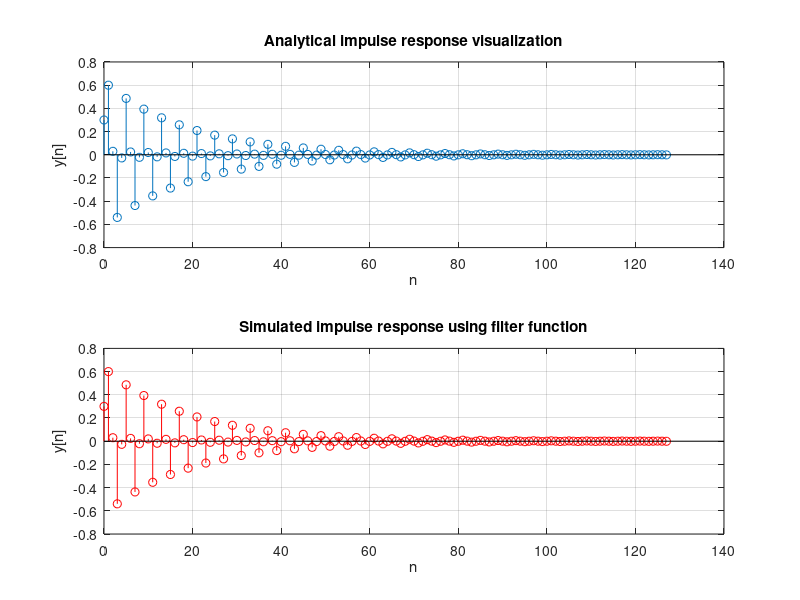
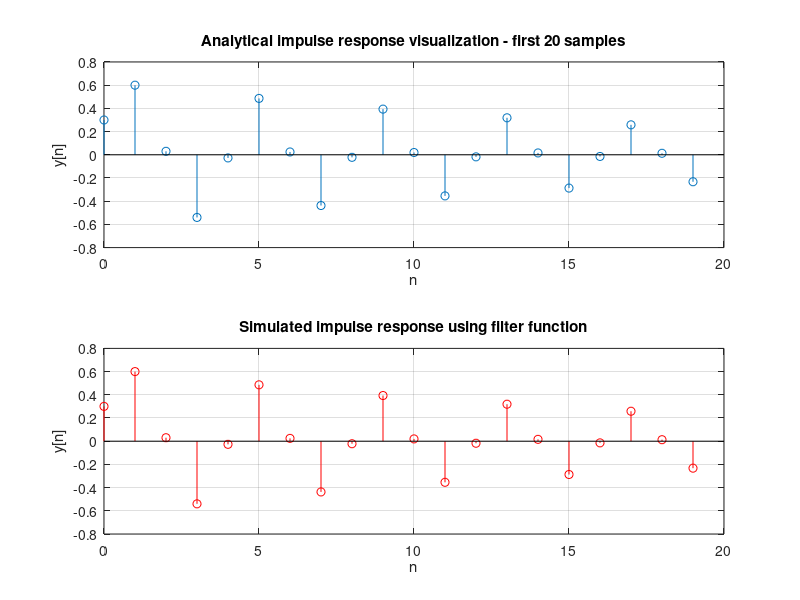
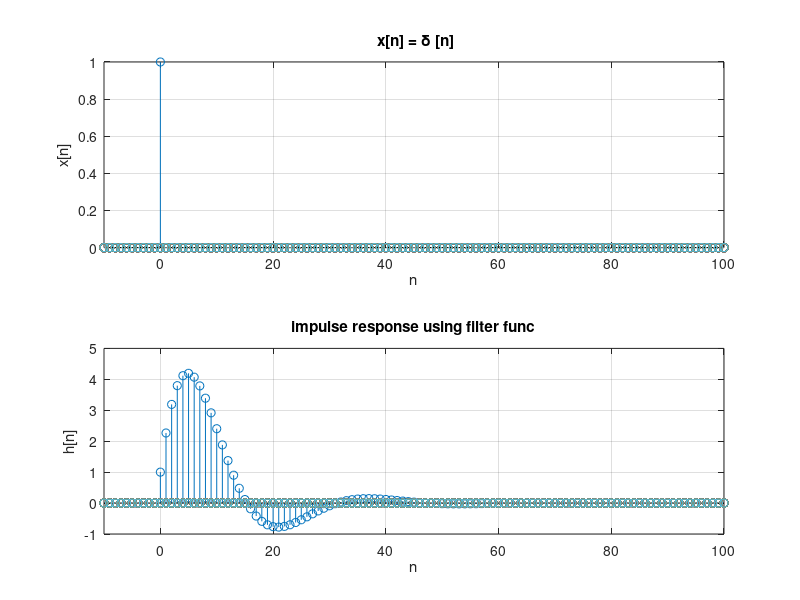
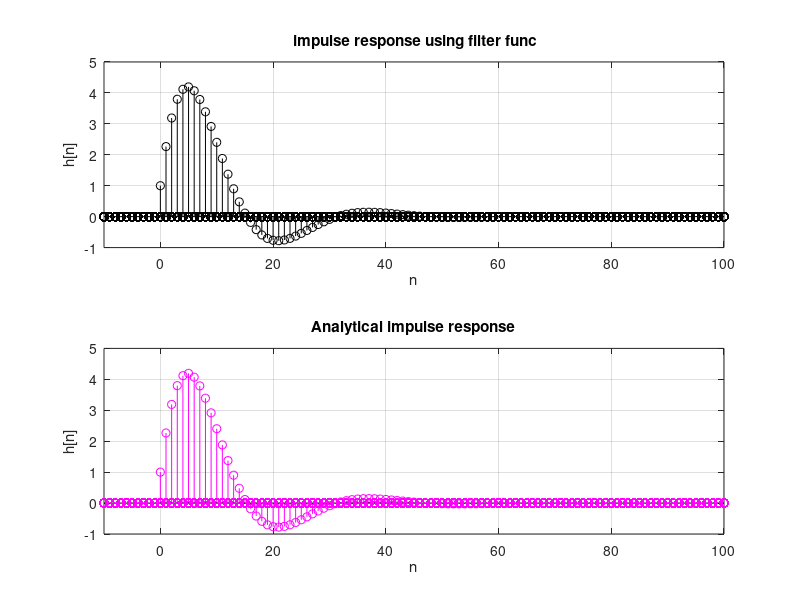

Recreate these plots in MATLAB, in order.
%% DSP - HW3 - Programming part -1st MATLAB assignment
%% Instructor : Dr. Babaie-zadeh 
%% Student : Mehrsa Pourya 
%% project 1
%% Ex. 1.1
clear 
clc
close all
% a :
a = [ 1 0 0.9 ]  % y coefs
b = [ 0.3 0.6 0.3 ]  % x coefs
% b : 
analres=zeros(1, 127); % allocate analytic response
% define analytic response based on calculations report in report file
for n = 1 : 127 
    if( mod(n, 4)==0)
        analres(n) = -1/30 * (sqrt(0.9))^n ; 
    end
    if( mod(n, 4)==1)
        analres(n) = 0.6 * (sqrt(0.9))^(n-1) ; 
    end
    if( mod(n, 4)==2)
        analres(n) = 1/30 * (sqrt(0.9))^n ; 
    end
    if( mod(n, 4)==3)
        analres(n) = -0.6 * (sqrt(0.9))^(n-1) ; 
    end
end
analres = [0.3 analres]; 
% analytic impulse response stem
subplot(2,1,1) 
stem(0:127,analres)
grid on 
xlabel('n') 
ylabel('y[n]')
title('Analytical impulse response visualization')
% c : simulated impulse response
imp = [ 1 zeros(1, 127) ] ;
impresponse = filter(b ,a , imp) ;   % calculate impulse res. using filter 
subplot(2,1,2)
stem(0:127,impresponse,'red')
grid on 
xlabel('n') 
ylabel('y[n]')
title('Simulated impulse response using filter function')
% first 20 ponint visualization 
figure
subplot(2,1,1) 
stem(0:19,analres(1:20))
grid on 
xlabel('n') 
ylabel('y[n]')
title('Analytical impulse response visualization - first 20 samples')
subplot(2,1,2)
stem(0:19,impresponse(1:20),'red')
grid on 
xlabel('n') 
ylabel('y[n]')
title('Simulated impulse response using filter function')
%% Ex. 1.2
clear 
figure
% a : simulation
n = -10 : 1 : 100 ; % define n 
imp = zeros(length(n)) ; % impulse pre-allocate
imp(n==0) = 1 ;  % our impulse
% stem impulse , x[n] 
subplot(2,1,1) 
stem(n,imp) 
grid on 
xlabel('n') 
ylabel('x[n]') 
title(' x[n] = \delta [n]')
xlim([-10 100])
% calc. h[n] using filter
a = [ 1 -1.8*cos(pi/16) 0.81 ] ; % y coefs
b = [ 1 0.5 ] ; % x coefs
y = filter(b,a,imp) ; % y = h[n] 
subplot(2,1,2) 
stem(n,y) 
grid on 
xlabel('n') 
ylabel('h[n]') 
title('impulse response using filter func')
xlim([-10 100])
% b , analytical answer
analres = zeros(length(n)); % preallocate analytic response
A1 = (1+5/9*exp(-pi/16*1i))/(1 - exp(-pi/8*1i));
A2 = (1+5/9*exp(pi/16*1i))/(1 - exp(pi/8*1i));
analres(n>=0) = A1*(0.9*exp(1i*pi/16)).^n(n>=0)+...
    A2*(0.9*exp(-1i*pi/16)).^n(n>=0); % analytic response definition using 
                                    % relations derived in report file
figure
% simulation result
subplot(2,1,1) 
stem(n,y,'black') 
grid on 
xlabel('n') 
ylabel('h[n]') 
title(' impulse response using filter func')
xlim([-10 100])
% analytica result
subplot(2,1,2) 
stem(n, analres, 'm') 
grid on 
xlabel('n') 
ylabel('h[n]') 
title('Analytical impulse response')
xlim([-10 100])
%% Ex 1.3
clear 
figure
% a 
% equation coefs : 
a = [ 1 -1.8*cos(pi/16) 0.81 ] ; % characteristic polynomial
roots = roots(a) % roots  
% p1n^n u[n]
n = -10 : 100 ; 
p1n=zeros(1,length(n));
p1n(n>=0)= roots(1).^n(n>=0); 
% real of p1^n*u[n]
subplot(2,1,1)
stem(n,real(p1n),'cyan')
xlim([-10 100])
grid on 
xlabel('n')
ylabel('Real Part')
title('real part of  p_{1}^{n} u[n]')
% imag of p1^n*u[n]
subplot(2,1,2)
stem(n,imag(p1n),'green')
grid on 
xlabel('n')
ylabel('Image part')
title('Image part of  p_{1}^{n} u[n]')
xlim([-10 100])
% p2^n u[n]
figure
p2n=zeros(1,length(n));
p2n(n>=0)= roots(2).^n(n>=0); 
% real of p2^n*u[n]
subplot(2,1,1)
stem(n,real(p2n),'cyan')
xlim([-10 100])
grid on 
xlabel('n')
ylabel('Real Part')
title('real part of  p_{2}^{n} u[n]')
% imag of p2^n*u[n]
subplot(2,1,2)
stem(n,imag(p2n),'green')
grid on 
xlim([-10 100])
xlabel('n')
ylabel('Image part')
title('Image part of p_{2}^{n} u[n]')
% b 
% solving equation for alpha and beta
A = [1 1 ; roots(1) roots(2) ] ;
B = [1 ;0.5+1.8*cos(pi/16) ] ;
answers = A\B ; 
alpha = answers(1) 
beta = answers(2) 
h = alpha * p1n + beta * p2n ; % h[n]   imag(h)= 0(epsislon) in matlab
h = real(h);                             % so real(h) = h
figure
subplot(2,1,1)
stem(n,h,'m')
grid on
xlabel('n')
ylabel('h[n]')
title('exercise 1.3 part b result')
xlim([-10 100])
% part 1.2 a results - to compare and verify - 
clear 
n = -10 : 1 : 100 ; % define n 
imp = zeros(length(n)) ; % impulse pre-allocate
imp(n==0) = 1 ;  % our impulse
a = [ 1 -1.8*cos(pi/16) 0.81 ] ; % y coefs
b = [ 1 0.5 ] ; % x coefs
y = filter(b,a,imp) ; % y = h[n] 
subplot(2,1,2)
stem(n,y,'cyan')
grid on
xlabel('n')
ylabel('h[n]')
title('exercise 1.2 part a result - simulation with filter func.')
xlim([-10 100])








